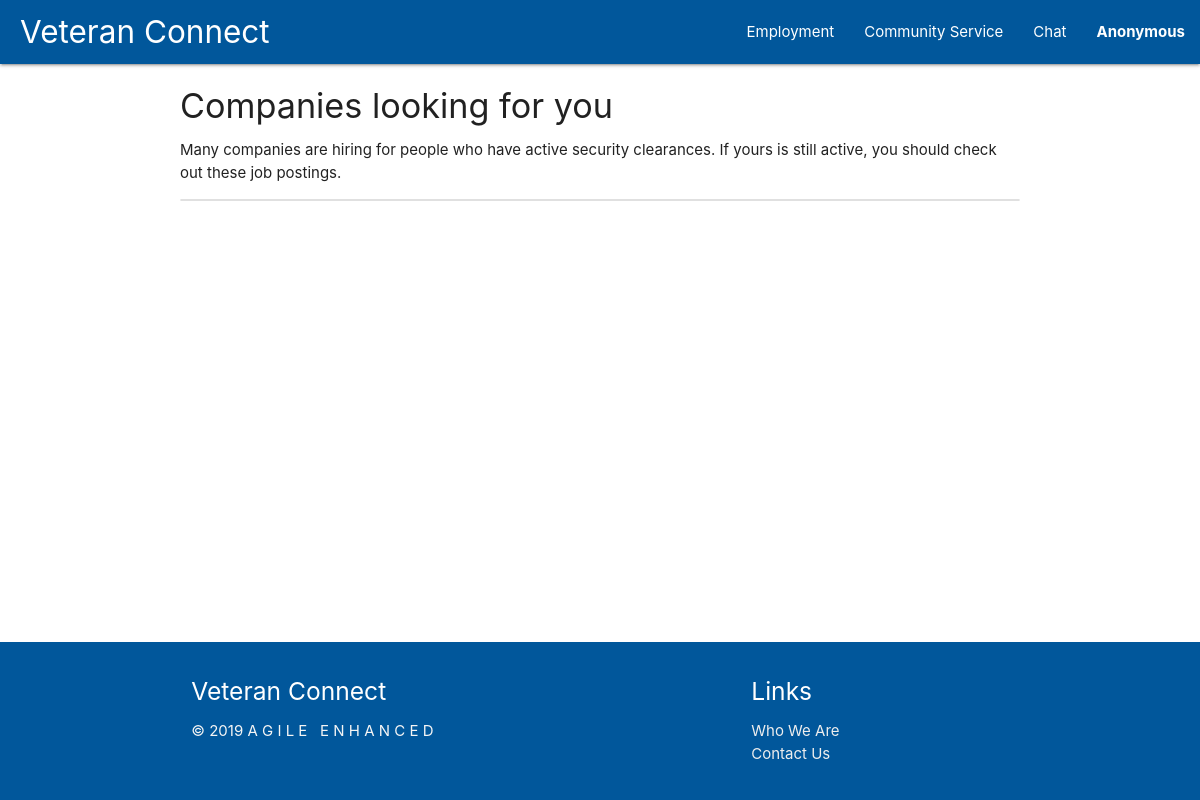
The app's page /employment/, older data.
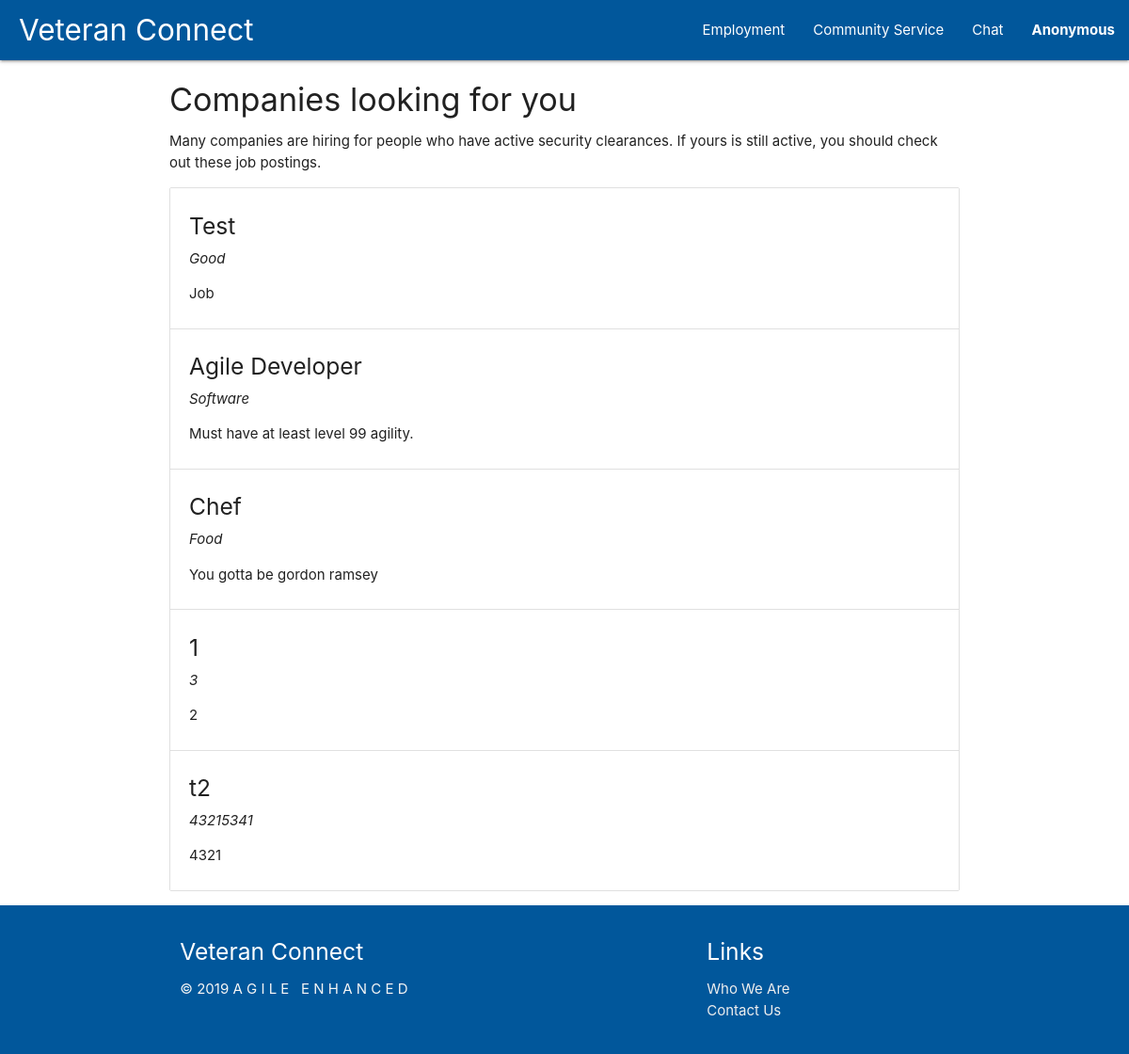
The same page, newer data.
### tables this page shows
CREATE TABLE jobs (
    job_id INTEGER PRIMARY KEY AUTOINCREMENT,
    title TEXT NOT NULL,
    description TEXT NOT NULL,
    industry TEXT,
    time_posted TEXT,
    due_date TEXT
);

### employment.py (the view)
@employment.route('/')
def show_employment():
    jobsRow = db.get_all_jobs()
    jobs = []
    for job in jobsRow:
        jobs.append(convert_job(job))
    if jobs is not None:
        session["jobs"] = jobs
    if session.get("username") is not None:
        session['employer'] = True
    return render_template('employment.html')

### auth.py (called while the page is built)
@auth.before_app_request
def load_logged_in_user():
    user_id = session.get('user_id')
    if user_id is None:
        g.user = None
    else:
        g.user = db.get_user_by_id(user_id)

### db.py (called while the page is built)
def get_db():
    if 'db' not in g:
        g.db = sqlite3.connect(
            current_app.config['DATABASE'],
            detect_types=sqlite3.PARSE_DECLTYPES
        )
        g.db.row_factory = sqlite3.Row
    return g.db

def query_db(query, args=(), one=False):
    cur = get_db().execute(query, args)
    rv = cur.fetchall()
    cur.close()
    return (rv[0] if rv else None) if one else rv

def get_all_jobs(): #Might want to limit amount.
    try:
        return query_db('SELECT * FROM jobs', (), one=False)
    except Exception as e:
        print "Error getting jobs in db", e

### employment.py (called while the page is built)
def convert_job(row):
    job = {
        'job_id': row['job_id'],
        'title': row['title'],
        'description': row['description'],
        'industry': row['industry'],
        'time_posted': row['time_posted'],
        'due_date': row['due_date'],
    }
    return job

### templates/employment.html (shortened to what this page needs)
{% extends 'base.html' %}
{% block content %}
<div class="container">
    <h4>Companies looking for you</h4>
    <p>Many companies are hiring for people who have active security clearances.
       If yours is still active, you should check out these job postings.</p>
    <ul class="collection">
        {% if session["jobs"] %}
            {% for job in session["jobs"] %}
                <li class="collection-item">
                    <h5>{{job['title']}}</h5>
                    <i>{{job['industry']}}</i>
                    <p>{{job['description']}}</p>
                </li>
            {% endfor %}
        {% endif %}
    </ul>
</div>
{% endblock %}

### templates/base.html (shortened to what this page needs)
<!DOCTYPE html>
<html lang="en">
<head>
    <link rel="stylesheet" type="text/css" href="/static/css/materialize.css">
    <link rel="stylesheet" type="text/css" href="/static/css/custom.css">
</head>
<body>
    <header>
        <nav>
            <div class="nav-wrapper light-blue darken-4">
                <a href="/" class="brand-logo" id="veteran-connect-logo">Veteran Connect</a>
                <ul id="nav-mobile" class="right hide-on-med-and-down">
                    <li><a href="/employment">Employment</a></li>
                    <li><a href="#">Community Service</a></li>
                    <li><a href="#">Chat</a></li>
                    <li>
                        <a class="dropdown-trigger" href="#!" data-target="nav-dropdown">
                            {% if session['user_id'] %}
                            {{session['username']}}
                            {% else %}
                            Anonymous
                            {% endif %}
                        </a>
                    </li>
                </ul>
            </div>
        </nav>
    </header>
    <main>
        {% block content %}{% endblock %}
    </main>
    <footer class="page-footer light-blue darken-4">
        <div class="container light-blue darken-4">
          <div class="row">
            <div class="col l6 s12">
              <h5 class="white-text">Veteran Connect</h5>
              <p class="grey-text text-lighten-4" style="white-space: pre;">© 2019 A G I L E   E N H A N C E D </p>
            </div>
            <div class="col l4 offset-l2 s12">
              <h5 class="white-text">Links</h5>
              <ul>
                <li><a class="grey-text text-lighten-3" href="#!">Who We Are</a></li>
                <li><a class="grey-text text-lighten-3" href="#!">Contact Us</a></li>
              </ul>
            </div>
          </div>
        </div>
    </footer>
</body>
</html>

### static/css/custom.css (style rules this page uses)
#veteran-connect-logo { padding-left: 20px; }
.dropdown-trigger { font-weight: bold; }

Row changes from the older to the newer data that the page shows:
added jobs: title "Test", industry "Good", description "Job"
added jobs: title "Agile Developer", industry "Software", description "Must have at least level 99 agility."
added jobs: title "Chef", industry "Food", description "You gotta be gordon ramsey"
added jobs: title "1", industry "3", description "2"
added jobs: title "t2", industry "43215341", description "4321"
